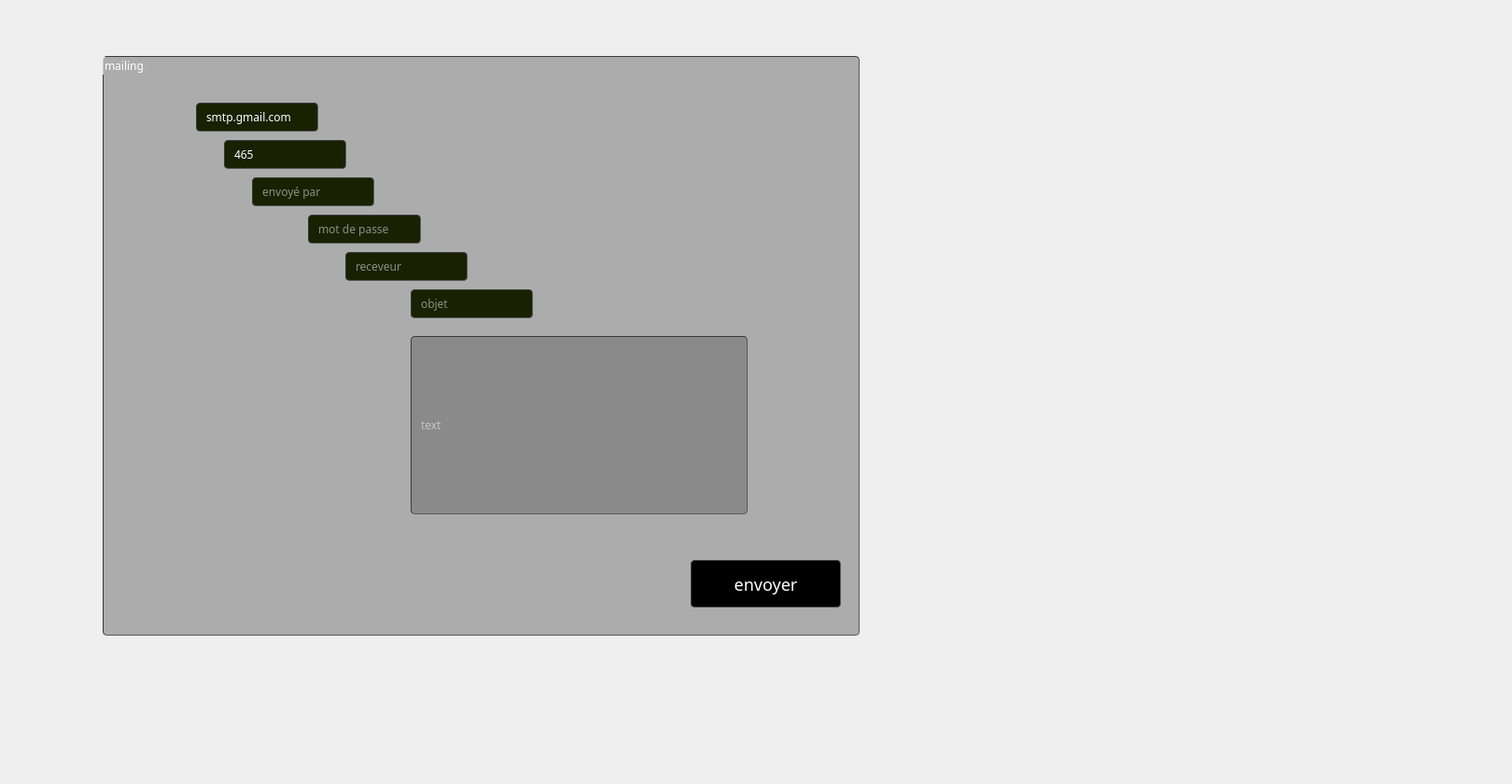
     <widget class="QWidget" name="tab_3">
      <attribute name="title">
       <string>mailing</string>
      </attribute>
      <widget class="QLabel" name="label_16">
       <property name="geometry">
        <rect>
         <x>-50</x>
         <y>-20</y>
         <width>1611</width>
         <height>831</height>
        </rect>
       </property>
       <property name="styleSheet">
        <string notr="true">border-image: url(:/img/img/lagou.jpg);</string>
       </property>
       <property name="text">
        <string/>
       </property>
      </widget>
      <widget class="QGroupBox" name="groupBox_4">
       <property name="geometry">
        <rect>
         <x>110</x>
         <y>60</y>
         <width>811</width>
         <height>621</height>
        </rect>
       </property>
       <property name="styleSheet">
        <string notr="true">border-width: 1px; border-radius: 4px;
	border-color: rgb(58, 58, 58);
	border-style: inset;
	padding: 0 8px;
	color: rgb(255, 255, 255);
	
background-color:rgba(105, 105, 105,0.5);
	selection-background-color:#ffffff;
	selection-color:#ffffff;
font: 75 8pt &quot;MS Shell Dlg 2&quot;;
font-family: century gothic;</string>
       </property>
       <property name="title">
        <string>mailing</string>
       </property>
       <widget class="QPushButton" name="pushButton_13">
        <property name="geometry">
         <rect>
          <x>630</x>
          <y>540</y>
          <width>161</width>
          <height>51</height>
         </rect>
        </property>
        <property name="styleSheet">
         <string notr="true">font: 75 8pt &quot;MS Shell Dlg 2&quot;;

background-color:rgb(0, 0, 0);
border-radius: 4px;
	border-color: rgb(58, 58, 58);
	border-style: inset;
font-family: century gothic;
font-size: 18px;
color: rgb(255, 255, 255);</string>
        </property>
        <property name="text">
         <string>envoyer</string>
        </property>
       </widget>
       <widget class="QLineEdit" name="lineEdit_465">
        <property name="geometry">
         <rect>
          <x>130</x>
          <y>90</y>
          <width>131</width>
          <height>31</height>
         </rect>
        </property>
        <property name="styleSheet">
         <string notr="true">border-width: 1px; border-radius: 4px;
	border-color: rgb(58, 58, 58);
	border-style: inset;
	padding: 0 8px;
	color: rgb(255, 255, 255);
	
background-color: rgb(24, 33, 2);
	selection-background-color:#ffffff;
	selection-color:#ffffff</string>
        </property>
        <property name="text">
         <string>465</string>
        </property>
       </widget>
       <widget class="QLineEdit" name="lineEdit_smtp">
        <property name="geometry">
         <rect>
          <x>100</x>
          <y>50</y>
          <width>131</width>
          <height>31</height>
         </rect>
        </property>
        <property name="styleSheet">
         <string notr="true">border-width: 1px; border-radius: 4px;
	border-color: rgb(58, 58, 58);
	border-style: inset;
	padding: 0 8px;
	color: rgb(255, 255, 255);
	
background-color: rgb(24, 33, 2);
	selection-background-color:#ffffff;
	selection-color:#ffffff</string>
        </property>
        <property name="text">
         <string>smtp.gmail.com</string>
        </property>
        <property name="dragEnabled">
         <bool>false</bool>
        </property>
       </widget>
       <widget class="QLineEdit" name="lineEdit_subject">
        <property name="geometry">
         <rect>
          <x>330</x>
          <y>250</y>
          <width>131</width>
          <height>31</height>
         </rect>
        </property>
        <property name="styleSheet">
         <string notr="true">border-width: 1px; border-radius: 4px;
	border-color: rgb(58, 58, 58);
	border-style: inset;
	padding: 0 8px;
	color: rgb(255, 255, 255);
	
background-color: rgb(24, 33, 2);
	selection-background-color:#ffffff;
	selection-color:#ffffff</string>
        </property>
        <property name="placeholderText">
         <string>objet</string>
        </property>
       </widget>
       <widget class="QLineEdit" name="lineEdit_pass">
        <property name="geometry">
         <rect>
          <x>220</x>
          <y>170</y>
          <width>121</width>
          <height>31</height>
         </rect>
        </property>
        <property name="styleSheet">
         <string notr="true">border-width: 1px; border-radius: 4px;
	border-color: rgb(58, 58, 58);
	border-style: inset;
	padding: 0 8px;
	color: rgb(255, 255, 255);
	
background-color: rgb(24, 33, 2);
	selection-background-color:#ffffff;
	selection-color:#ffffff</string>
        </property>
        <property name="echoMode">
         <enum>QLineEdit::Password</enum>
        </property>
        <property name="placeholderText">
         <string>mot de passe</string>
        </property>
       </widget>
       <widget class="QLineEdit" name="lineEdit_recepiant">
        <property name="geometry">
         <rect>
          <x>260</x>
          <y>210</y>
          <width>131</width>
          <height>31</height>
         </rect>
        </property>
        <property name="styleSheet">
         <string notr="true">border-width: 1px; border-radius: 4px;
	border-color: rgb(58, 58, 58);
	border-style: inset;
	padding: 0 8px;
	color: rgb(255, 255, 255);
	
background-color: rgb(24, 33, 2);
	selection-background-color:#ffffff;
	selection-color:#ffffff</string>
        </property>
        <property name="placeholderText">
         <string>receveur</string>
        </property>
       </widget>
       <widget class="QLineEdit" name="lineEdit_sender">
        <property name="geometry">
         <rect>
          <x>160</x>
          <y>130</y>
          <width>131</width>
          <height>31</height>
         </rect>
        </property>
        <property name="styleSheet">
         <string notr="true">border-width: 1px; border-radius: 4px;
	border-color: rgb(58, 58, 58);
	border-style: inset;
	padding: 0 8px;
	color: rgb(255, 255, 255);
	
background-color: rgb(24, 33, 2);
	selection-background-color:#ffffff;
	selection-color:#ffffff</string>
        </property>
        <property name="placeholderText">
         <string>envoyé par</string>
        </property>
       </widget>
       <widget class="QLineEdit" name="lineEdit_text">
        <property name="geometry">
         <rect>
          <x>330</x>
          <y>300</y>
          <width>361</width>
          <height>191</height>
         </rect>
        </property>
        <property name="placeholderText">
         <string>text</string>
        </property>
       </widget>
      </widget>
     </widget>
